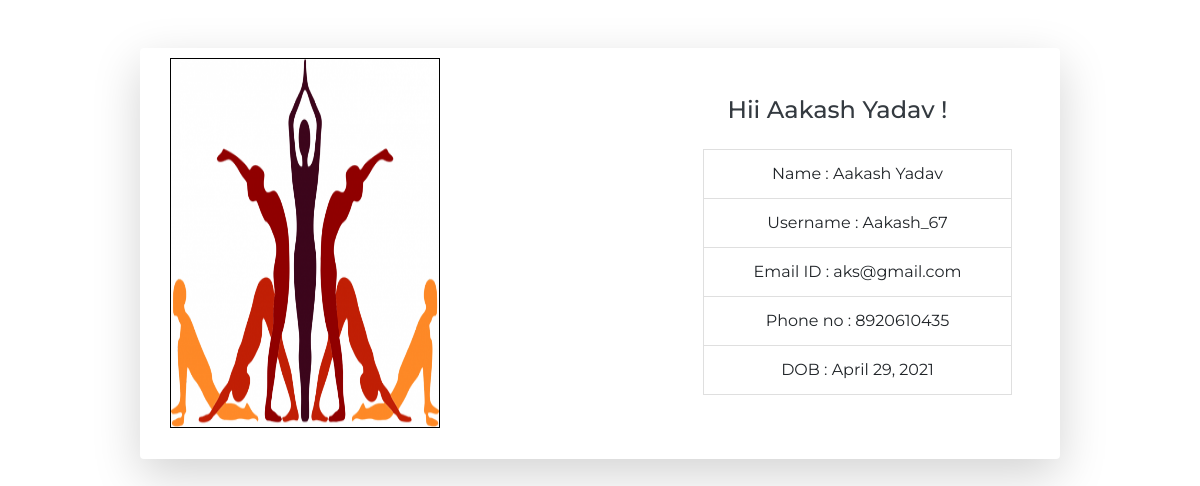
/studentprofile/8/, run on an earlier commit of the app's database.
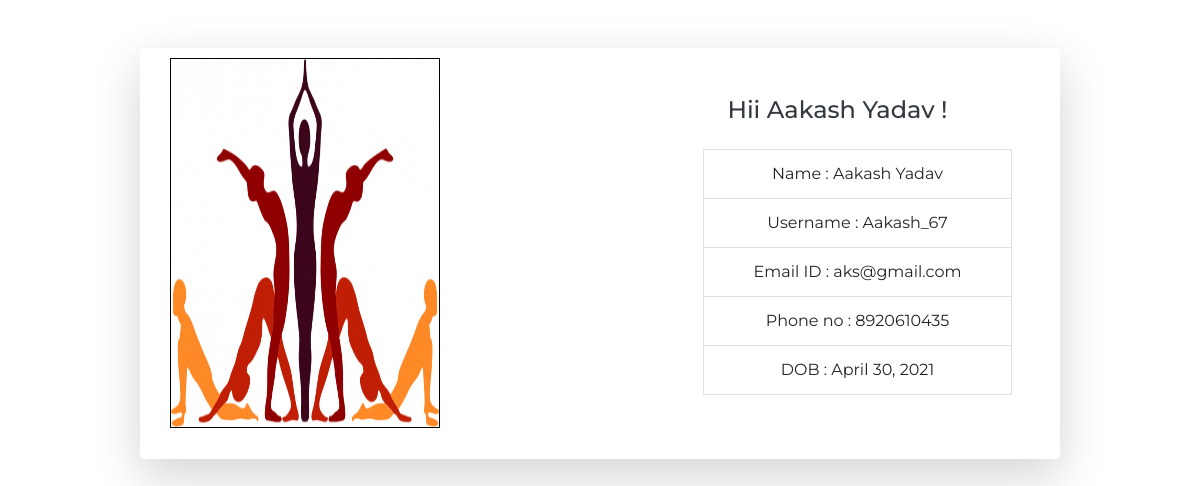
And on a later commit of the database.
### accounts/models.py (models this page shows, shortened)
class Student (models.Model):
    student_id = models.AutoField(primary_key=True)
    name = models.CharField(max_length=100, null=False)
    username = models.CharField(max_length=10, null=False, default ="")
    password =  models.CharField(max_length=10, null=False,default="")
    email = models.EmailField(max_length=254, default="")
    phone_no = models.CharField(max_length=20, default='')
    image = models.ImageField(upload_to="course-images/", default="")
    dob = models.DateField(auto_now=True, auto_now_add=False)
    CATEGORY = (
        (u'U', u'Under Grad'),
        (u'P', u'Post Grad'),
        (u'H', u'High School Student'),
        (u'O', u'Others'),
    )
    stud_category = models.CharField(max_length=2, null=True,
                                     choices=CATEGORY, default='U')
    courses = models.ManyToManyField(Course)
    class Meta:
        ordering = ['name']

### accounts/views.py (the view)
# urls.py: path('studentprofile/<int:studentid>/',views.studentprofile,name='studentprofile'),
def studentprofile(request, studentid):
      student = Student.objects.raw('SELECT * FROM accounts_student WHERE student_id=%s',[studentid])[0]
      context = {
          'student': student,
      }
      return render(request, 'student_profile.html', context)

### templates/student_profile.html (shortened to what this page needs)
{% load static %}
<!DOCTYPE html>
<html>
<head>
    <link rel="stylesheet" href="{% static 'dashboard/bootstrap/css/bootstrap.min.css' %}">
    <link rel="stylesheet" href="{% static 'dashboard/fonts/fontawesome-all.min.css' %}">
    <link rel="stylesheet" href="{% static 'dashboard/fonts/font-awesome.min.css' %}">
    <link rel="stylesheet" href="{% static 'dashboard/fonts/fontawesome5-overrides.min.css' %}">
</head>
<body class="bg-gradient-primary">
    <div class="container">
        <div class="row justify-content-center">
            <div class="col-md-9 col-lg-12 col-xl-10">
                <div class="card shadow-lg o-hidden border-0 my-5">
                    <div class="card-body p-0">
                        <div class="row">
                            <div class="col-lg-6 d-none d-lg-flex">
                                <img id="borderimg1" src="/media/{{student.image}}" width="80%" vspace='10' hspace='30'  height='90%' alt="">
                            </div>
                            <div class="col-lg-6">
                                <div class="p-5">
                                    <div class="text-center">
                                         <h4 class="text-dark mb-4">
                              Hii {{student.name}} !</h4>
                                        <ul>
                                            <li class="list-group-item"> Name : {{student.name}}</li>
                                            <li class="list-group-item"> Username : {{student.username}}</li>
                                            <li class="list-group-item"> Email ID : {{student.email}}</li>
                                            <li class="list-group-item"> Phone no : {{student.phone_no}}</li>
                                            <li class="list-group-item"> DOB : {{student.dob}}</li>
                                        </ul>
                                    </div>
                                </div>
                            </div>
                        </div>
                    </div>
                </div>
            </div>
        </div>
    </div>
</body>
</html>

What changed in the data, as far as the page shows it:
changed Student "Aakash Yadav": dob "April 29, 2021" → "April 30, 2021"
